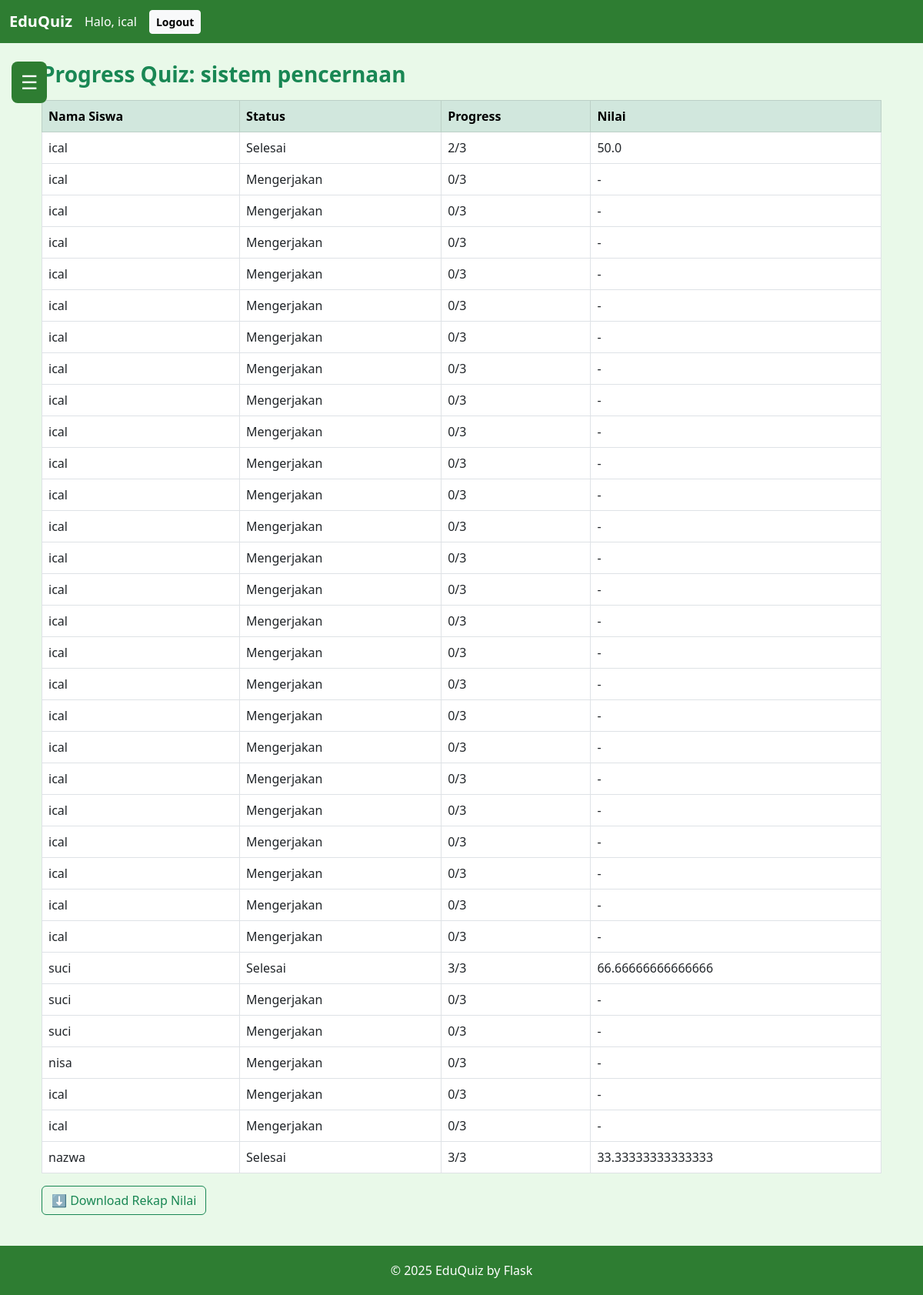
/teacher/quiz/1/progress (signed in), run on the app's committed database.
### models.py (models this page shows)
class User(UserMixin, db.Model):
    __tablename__ = 'user'
    id = db.Column(db.Integer, primary_key=True)
    username = db.Column(db.String(64), unique=True, nullable=False, index=True)
    email = db.Column(db.String(120), unique=True, index=True)
    password_hash = db.Column(db.String(128))
    role = db.Column(db.Enum(Role), default=Role.student)
    created_at = db.Column(db.DateTime, default=datetime.utcnow)
    materials = db.relationship('Material', backref='author', lazy=True)
    quizzes = db.relationship('Quiz', backref='creator', lazy=True)
    submissions = db.relationship('Submission', backref='user', lazy=True)

class Quiz(db.Model):
    __tablename__ = 'quiz'
    id = db.Column(db.Integer, primary_key=True)
    title = db.Column(db.String(256), nullable=False)
    description = db.Column(db.Text)
    code = db.Column(db.String(20), unique=True, nullable=False)  # KODE MASUK QUIZ
    duration = db.Column(db.Integer, default=600)  # DALAM DETIK
    published = db.Column(db.Boolean, default=False)  # ✅ fixed
    subject = db.Column(db.String(100))
    created_at = db.Column(db.DateTime, default=db.func.now())
    created_by = db.Column(db.Integer, db.ForeignKey('user.id'))
    category_id = db.Column(db.Integer, db.ForeignKey('category.id'))
    questions = db.relationship(
        "Question",
        back_populates="quiz",
        lazy=True,
        cascade="all, delete-orphan"
    )
    submissions = db.relationship(
        'Submission',
        backref='quiz',
        lazy=True,
        cascade="all, delete-orphan"
    )

class Submission(db.Model):
    __tablename__ = 'submission'
    id = db.Column(db.Integer, primary_key=True)
    user_id = db.Column(db.Integer, db.ForeignKey('user.id'))
    quiz_id = db.Column(db.Integer, db.ForeignKey('quiz.id'))
    started_at = db.Column(db.DateTime, default=datetime.utcnow)
    finished_at = db.Column(db.DateTime)
    score = db.Column(db.Float)
    answers = db.relationship('Answer', backref='submission', lazy=True, cascade="all, delete-orphan")

### app.py (the view)
    @app.route("/teacher/quiz/<int:quiz_id>/progress")
    @login_required
    def quiz_progress(quiz_id):
        quiz = Quiz.query.get_or_404(quiz_id)
        total_soal = len(quiz.questions)
        data = []
        submissions = Submission.query.filter_by(quiz_id=quiz.id).all()
        for s in submissions:
            data.append({
                "nama": s.user.username,
                "status": "Selesai" if s.finished_at else "Mengerjakan",
                "progress": f"{len(s.answers)}/{total_soal}",
                "nilai": s.score if s.score is not None else "-"
            })
        return render_template(
            "teacher/quiz_progress.html",
            quiz=quiz,
            rows=data
        )

### templates/teacher/quiz_progress.html
{% extends "base.html" %}
{% block content %}
<div class="container mt-4">
  <h3 class="fw-bold text-success">
    Progress Quiz: {{ quiz.title }}
  </h3>
  <table class="table table-bordered mt-3">
    <thead class="table-success">
      <tr>
        <th>Nama Siswa</th>
        <th>Status</th>
        <th>Progress</th>
        <th>Nilai</th>
      </tr>
    </thead>
    <tbody>
      {% for r in rows %}
      <tr>
        <td>{{ r.nama }}</td>
        <td>{{ r.status }}</td>
        <td>{{ r.progress }}</td>
        <td>{{ r.nilai }}</td>
      </tr>
      {% endfor %}
    </tbody>
  </table>
  <a href="{{ url_for('download_quiz_result', quiz_id=quiz.id) }}"
     class="btn btn-outline-success">
    ⬇ Download Rekap Nilai
  </a>
</div>
{% endblock %}

### templates/base.html (shortened to what this page needs)
<!DOCTYPE html>
<html lang="id">
<head>
  <link href="https://cdn.jsdelivr.net/npm/bootstrap@5.3.0/dist/css/bootstrap.min.css" rel="stylesheet">
</head>
<body>
  <nav class="navbar navbar-expand-lg navbar-dark">
    <div class="container-fluid">
      <a class="navbar-brand fw-bold" href="{{ url_for('index') }}">EduQuiz</a>
      <div class="collapse navbar-collapse" id="navMenu">
        <div class="d-flex align-items-center">
          {% if current_user.is_authenticated %}
            <span class="navbar-text me-3">
              Halo, {{ current_user.username }}
            </span>
            <a href="{{ url_for('logout') }}" class="btn btn-light btn-sm fw-bold">
              Logout
            </a>
          {% else %}
            <a href="{{ url_for('login') }}" class="btn btn-light btn-sm me-2">Login</a>
            <a href="{{ url_for('register') }}" class="btn btn-success btn-sm">Register</a>
          {% endif %}
        </div>
      </div>
    </div>
  </nav>
  <button id="hamburgerBtn">☰</button>
  <div class="container mt-4">
    {% block content %}{% endblock %}
  </div>
  <footer>© 2025 EduQuiz by Flask</footer>
</body>
</html>

### templates/base.html (style rules this page uses)
body { background-color: #e9f9e9; }
.navbar { background-color: #2e7d32 !important; }
.navbar-brand, .nav-link, .navbar-text { color: #fff !important; font-weight: 500; }
footer { margin-top: 40px; padding: 20px; text-align: center; background-color: #2e7d32; color: white; }
#hamburgerBtn { position: fixed; top: 80px; left: 15px; z-index: 1000; background: #2e7d32; border: none; color: white; font-size: 25px; padding: 8px 12px; border-radius: 8px; }

### data on the page
User: username "ical", nama "ical", nama "ical", status "Mengerjakan", progress "0/3", nilai "-"
Quiz: title "sistem pencernaan"
Submission: nilai "50.0"
User: nama "suci", nama "suci", status "Mengerjakan", progress "0/3", nilai "-"
Submission: nilai "66.66666666666666"
User: nama "nisa", status "Mengerjakan", progress "0/3", nilai "-"
User: nama "nazwa"
Submission: nilai "33.33333333333333"

### other printed values
{{ r.status }} "Selesai" "Selesai" "Selesai"
{{ r.progress }} "2/3" "3/3" "3/3"
